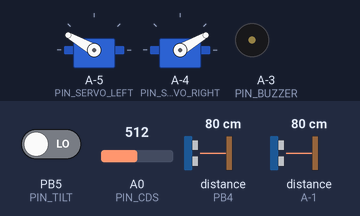
Bench run of a sketch on a simulated ATtiny85, built with avr-gcc and run on an emulated ATtiny85. On the bench: 2 × servo, buzzer (waves = sounding). The test bench sets the inputs (shaded band); at power-on: distance to the obstacle (sensors on PB4, A-1) 80 cm, PB5 (PIN_TILT) LOW, A0 (PIN_CDS) = 512. The echo pulse lasts 58.3 µs per cm.

Above: at 14.9 s.
15.0 s: distance to the obstacle (sensor on PB4) set to 12 cm
At 15.6 s:
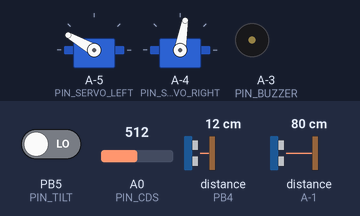
18.0 s: distance to the obstacle (sensor on PB4) set to 9 cm
At 18.57 s:
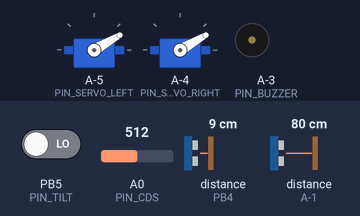
21.0 s: distance to the obstacle (sensor on A-1) set to 12 cm
24.0 s: distance to the obstacle (sensor on A-1) set to 9 cm
At 24.9 s:
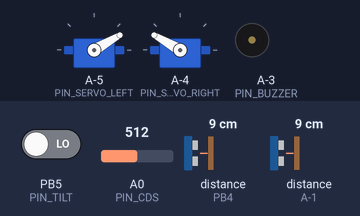
27.0 s: distance to the obstacle (sensor on A-1) set to 18 cm
At 27.9 s:
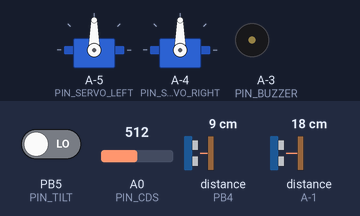
30.0 s: distance to the obstacle (sensor on A-1) set to 2 cm
Timing chart, 0 to 34.0 s (numbered marks = the images above; inputs shaded):
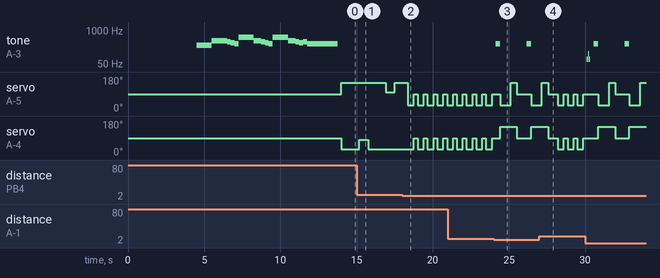

The sketch:

cerberus.ino
```cpp
// Cerberus - a two headed robot dog

#include <NewPing.h>
#include <TimerFreeTone.h>
#ifdef _SOFTWARESERVO
#include <Adafruit_SoftServo.h>  // SoftwareServo (works on non PWM pins)
#else
#include <Servo.h>  // SoftwareServo (works on non PWM pins) // experimental - not yet working
#endif
#include "PingsensorPins.h"

#define MAX_PING_SENSOR_DISTANCE 60
#define PING_SENSOR_SAMPLES 5

// Unused for now
#define _TRINKET
// define _DEBUG if you want LOTS of Serial output
//#define _DEBUG

#define BUILTIN_LED 13

// Define which pins each of our sensors and actuators are connected to
#define PIN_PING_TRIGGER_RIGHT 3
#define PIN_PING_ECHO_RIGHT 4
#define PIN_PING_TRIGGER_LEFT 12
#define PIN_PING_ECHO_LEFT 13
#define PIN_LED 6
#define PIN_SERVO_LEFT 9
#define PIN_SERVO_RIGHT 10
#define PIN_BUZZER 11
#define PIN_CDS A0
#define PIN_TILT 5

#define NOTE_C4 262
#define NOTE_D4 294
#define NOTE_E4 330
#define NOTE_F4 349
#define NOTE_G4 392
#define NOTE_A4 440
#define NOTE_B4 494
#define NOTE_C5 523

#define ARF_BASE_FREQUENCY 1250

bool wakeup_from_sensors;
unsigned long time_sleeping, next_ping_at, sleep_until, shine_until, next_breathe_at, last_sensor_activity_at, awake_since, weave_phase_at;

int current_distance_l, current_distance_r, shine_brightness, light_level, light_delta,
    prev_distance_l, prev_distance_r, ping_delta_l, ping_delta_r;
int weave_phase, weave_dir;
int weave_bias[] = { -1, 0, 1};
int weave_phase_duration_ms[] = {500, 1000, 500};
#define TURN_DUR_MS 400

#define PING_SAMPLES 5
#define PING_SAMPLE_DELAY_MS 50
#define POST_PING_DELAY_MS 2

#define MIN_TIME_AWAKE_SECS 5
const int MIN_TIME_AWAKE_MS = MIN_TIME_AWAKE_SECS * 1000;

#define CLOSE_PROXIMITY_THRESHOLD 10
#define SNORE_DURATION_SECS 3
const int SNORE_DURATION_MS = SNORE_DURATION_SECS * 1000;
#define BREATHE_MIN 0
#define BREATHE_MAX 110
#define BREATHE_STEP 10
#define BREATHE_STEP_DUR_MS 50
int breathe_dir;

#ifdef _SOFTWARESERVO
Adafruit_SoftServo left_motor;
Adafruit_SoftServo right_motor;
#else
Servo left_motor;
Servo right_motor;
#endif

// Define these based on your servos and controller, the values to cause your servos
// to spin in opposite directions at approx the same speed.
#define CCW 30
#define CW 150

#define CCW_SLOW 80
#define CW_SLOW 100

#define CW_STOP 90
#define CCW_STOP 90

#define SERVO_L_FWDSLOW CW_SLOW
#define SERVO_R_FWDSLOW CCW_SLOW

#define SERVO_L_FWD CW
#define SERVO_R_FWD CCW

#define SERVO_L_BWD CCW
#define SERVO_R_BWD CW

#define SERVO_L_STOP CCW_STOP
#define SERVO_R_STOP CW_STOP

#define SENSOR_DELTA_THRESHOLD_PCT 20
#define SENSOR_DELTA_THRESHOLD 30

#define HIGHEST_THRESHOLD SENSOR_DELTA_THRESHOLD

#define SENSOR_SAMPLES 5

#define MAX_SENSOR_READING 1023  // A max value used to seed sensor normalizationas
#define LIGHT_CHANGE_THRESHOLD 200
#define PING_CHANGE_THRESHOLD_CM 15

// How long to spin while callibrating the sensor pair
#define CALLIBRATION_DUR_MS 1000

#define DIR_STOP 0
#define DIR_RIGHT 1
#define DIR_LEFT 2
#define DIR_FWD 3
#define LED_FLASH_DURATION_MS 500
#define LED_SHINE_DURATION_MS 1500
#define WITHDRAW_DUR_MS 700
#define INACTIVITY_TIME_TO_NAP_SECS 15
const int INACTIVITY_TIME_TO_NAP_MS = INACTIVITY_TIME_TO_NAP_SECS * 1000;
#define ACTIVITY_TIME_TO_NAP_SECS 30
const int ACTIVITY_TIME_TO_NAP_MS =  ACTIVITY_TIME_TO_NAP_SECS * 1000;
#define SLEEP_DURATION_SECS 15

NewPing sonarL = {PIN_PING_TRIGGER_LEFT, PIN_PING_ECHO_LEFT};
NewPing sonarR = {PIN_PING_TRIGGER_RIGHT, PIN_PING_ECHO_RIGHT};

int current_dir, last_dir;
int sensor_normalization_delta;
bool current_tilt_sensor_value;

// this is how often softwareservo attached devices need a refresh call
#define MAX_REFRESH_DELAY_MS 18

// delay but refresh the servos every MAX_REFRESH_DELAY_MS
void delayWithRefresh(const unsigned int dur_ms) {
  int steps = dur_ms / MAX_REFRESH_DELAY_MS;
  for (int i=0; i<steps; i++) {
    delay(MAX_REFRESH_DELAY_MS);
    refreshServos();
  }
  delay(dur_ms % MAX_REFRESH_DELAY_MS);
  refreshServos();
}
/**
   Blink 3-2-1 as a distinctive signature of startup
*/
void blinkConfirm() {
  digitalWrite(BUILTIN_LED, HIGH);
  delayWithRefresh(1000);
  digitalWrite(BUILTIN_LED, LOW);
  delayWithRefresh(500);
  digitalWrite(BUILTIN_LED, HIGH);
  delayWithRefresh(1000);
  digitalWrite(BUILTIN_LED, LOW);
  delayWithRefresh(500);
  digitalWrite(BUILTIN_LED, HIGH);

  delayWithRefresh(1000);
  digitalWrite(BUILTIN_LED, LOW);
  delayWithRefresh(500);
}

void setup() {
  pinMode(BUILTIN_LED, OUTPUT);
  blinkConfirm();
  pinMode(BUILTIN_LED, INPUT);

#ifdef _DEBUG
  Serial.begin(9600);
  Serial.println("setup");
#endif

  left_motor.attach(PIN_SERVO_LEFT);
  right_motor.attach(PIN_SERVO_RIGHT);
  stop(DIR_LEFT);
  stop(DIR_RIGHT);

  pinMode(PIN_TILT, INPUT_PULLUP);
  pinMode(PIN_BUZZER, OUTPUT);
  pinMode(PIN_LED, OUTPUT);
  pinMode(PIN_CDS, INPUT);

  weave_phase = 0;
  weave_dir = 1;
  next_breathe_at = 0L;
  breathe_dir = 1;
  shine_until = 0L;
  sleep_until = 0L;
  next_ping_at = 0L;
  shine_brightness = 0;
  sensor_normalization_delta = 0;
  current_distance_l = 100;
  current_distance_r = 100;

  analogWrite(PIN_LED, 200);
  playTune();
  digitalWrite(PIN_BUZZER, LOW);
  analogWrite(PIN_LED, 10);
  #ifdef _DEBUG
  Serial.println("/setup");
  #endif
}

void recordDirection(int dir) {
  last_dir = current_dir;
  current_dir = dir;
}

int smooth(int array[], int len) {
  /**
    Return the average of the array without the highest and lowest values.
  **/
  int low = MAX_SENSOR_READING;
  int high = -1;
  int total = 0;
  for (int s = 0; s < len; s++) {
    total += array[s];
    low = min(array[s], low);
    high = max(array[s], high);
  }
  total -= low;
  total -= high;
  return total / (len - 2);
}

void readSensors() {
  wakeup_from_sensors = false;
  int l = getLightLevel();
  light_delta = light_level - l;
  light_level = l;
  // Don't read the ping sensors too often
  if (next_ping_at > millis()) {
#ifdef _DEBUG
    Serial.print("Reuse old  distances. ");
    Serial.print("right: ");
    Serial.print(current_distance_r);
    Serial.print(",left: ");
    Serial.println(current_distance_l);
#endif
  } else {
    prev_distance_l = current_distance_l;
    prev_distance_r = current_distance_r;
    current_distance_r = getRightPing();
    delayWithRefresh(POST_PING_DELAY_MS);
    current_distance_l = getLeftPing();
    ping_delta_l = current_distance_l - prev_distance_l;
    ping_delta_r = current_distance_r - prev_distance_r;
    next_ping_at = millis() + PING_SAMPLE_DELAY_MS;
  }
  if ((abs(light_delta) > LIGHT_CHANGE_THRESHOLD)
      || current_distance_l <= CLOSE_PROXIMITY_THRESHOLD
      || current_distance_r <= CLOSE_PROXIMITY_THRESHOLD) {
    last_sensor_activity_at = millis();
    wakeup_from_sensors = true;
#ifdef _DEBUG
    Serial.println("sensor input");
#endif
  }
}

int getLightLevel() {
  // Return the median reading from the light sensor
  int samples[SENSOR_SAMPLES];
  for (int sample = 0; sample < SENSOR_SAMPLES; sample++) {
    samples[sample] = analogRead(PIN_CDS);
  }
  return smooth(samples, SENSOR_SAMPLES);
}

bool timeToSnore() {
  int waking_in = sleep_until - millis();
  bool snoring = waking_in < SNORE_DURATION_MS;
#ifdef _DEBUG
  Serial.print("Waking in ");
  Serial.println(waking_in);
  Serial.print(" snoring ");
  Serial.println(snoring);
#endif
  return snoring;
}

/* Return true if we are currently sleeping, false if we're awake */
bool isSleeping() {
  bool sleeping = sleep_until > millis();
#ifdef _DEBUG
  Serial.print("sleep until ");
  Serial.print(sleep_until);
  Serial.print(" sleeping ");
  Serial.println(sleeping);
#endif
  return sleeping;
}

void sleep(const unsigned sleep_duration_secs) {
#ifdef _DEBUG
  Serial.println("Sleep!");
#endif
  sleep_until = millis() + (sleep_duration_secs * 1000);
  stop(DIR_LEFT);
  stop(DIR_RIGHT);
  awake_since = 0L;
}

void steerTowards(int bias) {
#ifdef _DEBUG
  Serial.print("steertowards ");
  Serial.println(bias);
#endif
  if (bias == -1) {
    fwd(DIR_RIGHT);
    slow(DIR_LEFT);
  } else if (bias == 1) {
    slow(DIR_RIGHT);
    fwd(DIR_LEFT);
  } else {
    fwd(DIR_LEFT);
    fwd(DIR_RIGHT);
  }
}

void weave() {
#ifdef _DEBUG
  Serial.println("weave");
#endif
  if (weave_phase_at < millis()) {
#ifdef _DEBUG
    Serial.println("weave phase change");
#endif
    weave_phase += weave_dir;
    if ((weave_phase == 0) || (weave_phase == (sizeof(weave_bias) / sizeof(int) - 1))) {
      weave_dir *= -1;
    }
    weave_phase_at = millis() + weave_phase_duration_ms[weave_phase];
    steerTowards(weave_bias[weave_phase]);
  }
}

void withdraw() {
#ifdef _DEBUG
  Serial.println("withdraw");
#endif
  flashLed();
  alarm();
  reverse(DIR_LEFT);
  reverse(DIR_RIGHT);
  delayWithRefresh(WITHDRAW_DUR_MS);
  turnFrom(DIR_LEFT);
  delayWithRefresh(TURN_DUR_MS);
  stop(DIR_LEFT);
  stop(DIR_RIGHT);
}

void slow(int side) {
  if (side == DIR_LEFT) {
#ifdef _DEBUG
    Serial.println("slow left");
#endif
    left_motor.write(SERVO_L_FWDSLOW);
  } else {
#ifdef _DEBUG
    Serial.println("slow right");
#endif
    right_motor.write(SERVO_R_FWDSLOW);
  }
}

void fwd(int side) {
  if (side == DIR_LEFT) {
#ifdef _DEBUG
    Serial.println("fwd left");
#endif
    left_motor.write(SERVO_L_FWD);
  } else {
#ifdef _DEBUG
    Serial.println("fwd right");
#endif
    right_motor.write(SERVO_R_FWD);
  }
}

void reverse(int side) {
  if (side == DIR_LEFT) {
#ifdef _DEBUG
    Serial.println("bwd left");
#endif
    left_motor.write(SERVO_L_BWD);
  } else {
#ifdef _DEBUG
    Serial.println("bwd right");
#endif
    right_motor.write(SERVO_R_BWD);
  }
}

void stop(int side) {
  if (side == DIR_LEFT) {
#ifdef _DEBUG
    Serial.println("stop left");
#endif
    left_motor.write(SERVO_L_STOP);
  } else {
#ifdef _DEBUG
    Serial.println("stop right");
#endif
    right_motor.write(SERVO_R_STOP);
  }
}

void turnFrom(const int side) {
#ifdef _DEBUG
  Serial.print("turnFrom ");
  Serial.println((side == DIR_LEFT) ? "left" : "right");
#endif
  fwd(side);
  reverse((side == DIR_LEFT) ? DIR_RIGHT : DIR_LEFT);
  delayWithRefresh(TURN_DUR_MS);
  stop(DIR_LEFT);
  stop(DIR_RIGHT);
}

bool isClose(const int distance) {
  return distance <= CLOSE_PROXIMITY_THRESHOLD;
}

/* Take the current step in moving about */
void roam() {
#ifdef _DEBUG
  Serial.println("roam ");
#endif
  if (!isClose(current_distance_l) && !isClose(current_distance_r)) {
    weave();
  } else if (isClose(current_distance_l) && isClose(current_distance_r)) {
    withdraw();
  } else {
    int closer_side = (current_distance_l  < current_distance_r) ? DIR_LEFT : DIR_RIGHT;
    dimLed();
    turnFrom(closer_side);
  }
}

/* Pulse the LED in sleep mode */
void breathe() {
  if (!next_breathe_at || (next_breathe_at < millis())) {
#ifdef _DEBUG
    Serial.println("next breathe step");
#endif
    next_breathe_at = millis() + BREATHE_STEP_DUR_MS;
    shine_brightness += BREATHE_STEP * ((breathe_dir > 0) ? 1 : -1);
#ifdef _DEBUG
    Serial.print("breath brightness ");
    Serial.println(shine_brightness);
#endif
    if ((shine_brightness <= BREATHE_MIN) || (shine_brightness >= BREATHE_MAX)) {
      breathe_dir *= -1;
#ifdef _DEBUG
      Serial.print("breath direction now ");
      Serial.println(breathe_dir);
#endif
    }
  }
}

/* Wake up, set flag, maybe make a waking noise or flash the LED */
void awaken() {
  sleep_until = 0l;
  awake_since = millis();
  next_breathe_at = 0;
  flashLed();
  burp();
}

bool isShining() {
  return (shine_until && shine_until > millis());
}

void flashLed() {
  shine_brightness = 255;
  shine_until = millis() + LED_FLASH_DURATION_MS;
}

void dimLed() {
  shine_brightness = 10;
  shine_until = millis() + LED_SHINE_DURATION_MS;
}

void updateLed() {
  analogWrite(PIN_LED, shine_brightness);
}

void beep(const int frequencyInHertz, const long timeInMilliseconds, boolean block=false) {
  TimerFreeTone(PIN_BUZZER, frequencyInHertz, timeInMilliseconds);
  if (block) {
    delayWithRefresh(timeInMilliseconds-1);
  }
}

/* Make a sleeping sound in sleep mode.
  Since this function blocks, update the breathing state LED */
void snore() {
  beep(125, 75);
  breathe();
  updateLed();
  beep(75, 75);
  breathe();
  updateLed();
}

// Emit a fairly shrill noise
void alarm() {
  beep(300, 300);
}

// Emit a fairly rude noise
void burp() {
  beep(75, 80);
  beep(125, 50);
  beep(75, 80);
}


void arf() {
  beep(ARF_BASE_FREQUENCY, 25);
  for (int i=ARF_BASE_FREQUENCY; i>ARF_BASE_FREQUENCY-20; i-=2)
    beep(i, 5);
  beep(int(1.0 * ARF_BASE_FREQUENCY / 5.10) , 80);
  beep(int(1.0 * ARF_BASE_FREQUENCY / 13.7), 70);
}

// Emit a surprised sound
void chirp() {
  beep(300, 400);
  beep(400, 200);
  beep(500, 100);
  beep(600, 100);
}

void playTune() {
  beep(NOTE_C4, 1000);
  beep(NOTE_G4, 1000);
  beep(NOTE_F4, 250);
  beep(NOTE_E4, 250);
  beep(NOTE_D4, 250);
  beep(NOTE_C5, 1000);
  beep(NOTE_G4, 500);
  beep(NOTE_F4, 250);
  beep(NOTE_E4, 250);
  beep(NOTE_D4, 250);
  beep(NOTE_C5, 1000);
  beep(NOTE_G4, 500);
  beep(NOTE_F4, 250);
  beep(NOTE_E4, 250);
  beep(NOTE_F4, 250);
  beep(NOTE_D4, 2000);
}

int getLeftPing() {
  return getPingSensorReading(sonarL);
}

int getRightPing() {
  return getPingSensorReading(sonarR);
}

int _getPingSensorValue(const PingSensorPins sonar) {
  digitalWrite(sonar.trigger_pin, LOW);
  delayMicroseconds(2);

  digitalWrite(sonar.trigger_pin, HIGH);
  delayMicroseconds(10);

  digitalWrite(sonar.trigger_pin, LOW);
  int duration = pulseIn(sonar.echo_pin, HIGH);

  int distance = ((duration / 2) / 29.1) * 10;

  return distance;
}

bool _getTiltSensorReading() {
  current_tilt_sensor_value = digitalRead(PIN_TILT);
  return current_tilt_sensor_value;
}

bool hasTiltSensorChanged() {
  bool prev_tilt_sensor_value = current_tilt_sensor_value;
  _getTiltSensorReading();
  #ifdef _DEBUG
  if (prev_tilt_sensor_value != current_tilt_sensor_value) {
    Serial.println("TiltSensorChanged!");
  }
  #endif
  return (prev_tilt_sensor_value != current_tilt_sensor_value);
}

int getPingSensorReading(NewPing sonar) {
  int echoTime = sonar.ping_median(PING_SAMPLES);
  int cm = sonar.convert_cm(echoTime);
  if (cm == 0 || cm > MAX_PING_SENSOR_DISTANCE) {
    #ifdef _DEBUG
    Serial.println("adjusting distance to max distance");
    #endif
    cm = MAX_PING_SENSOR_DISTANCE;
  }
#ifdef _DEBUG
  Serial.print("Distance ");
  Serial.println(cm);
#endif
  return cm;
}

bool hasBeenAwoken() {
  return wakeup_from_sensors;
}

bool checkForSleep() {
  if (checkForWake()) {
    awaken();
    return false;
  }
  if (awake_since && (millis() - awake_since) < MIN_TIME_AWAKE_MS) {
#ifdef _DEBUG
    Serial.println("not sleeping due to recent awakening");
#endif
    return false;
  }
  if ((millis() - last_sensor_activity_at) > INACTIVITY_TIME_TO_NAP_MS) {
#ifdef _DEBUG
    Serial.println("Nap due to lack of sensory input");
#endif
    return true;
  }
  if ((millis() - awake_since) > ACTIVITY_TIME_TO_NAP_MS) {
#ifdef _DEBUG
    Serial.println("Nap due to long activity");
#endif
    return true;
  }
  return false;
}

bool checkForWake() {
  return sleep_until && sleep_until < millis();
}

void refreshServos() {
  #ifdef _SOFTWARESERVO
  left_motor.refresh();
  right_motor.refresh();
  #endif
}

void loop() {
  refreshServos();
  readSensors();
#ifdef _DEBUG
  Serial.print("LEFT: ");
  Serial.print(current_distance_l);
  Serial.print(", RIGHT: ");
  Serial.print(current_distance_r);
  Serial.print(", LIGHT: ");
  Serial.println(light_level);
  Serial.flush();
#endif
  updateLed();
  if (!isSleeping()) {
    if (!isShining()) {
      shine_brightness = 0;
    }
    if (hasTiltSensorChanged()) {
      stop(DIR_LEFT);
      stop(DIR_RIGHT);
      flashLed();
      arf();
      flashLed();
    }
    if (checkForSleep()) {
      sleep(SLEEP_DURATION_SECS);
    } else {
      roam();
    }
  }
  if (isSleeping()) {
#ifdef _DEBUG
    Serial.println("sleeping");
#endif
    breathe();
    if (checkForWake() || hasBeenAwoken() || hasTiltSensorChanged()) {
      awaken();
    } else {
      if (timeToSnore()) {
        snore();
      }
    }
  }
}
```

PingsensorPins.h
```cpp
typedef struct {
  int echo_pin;
  int trigger_pin;
} PingSensorPins;
```

Measured:
- the behaviour switches between 11 and 10 cm on distance to the obstacle (sensor on PB4) (found by bisection; images 1 and 2)
- the behaviour switches between 11 and 10 cm on distance to the obstacle (sensor on A-1) (found by bisection; images 2 and 3)
- after the input at 24.0 s, tone on A-3 (PIN_BUZZER): alternates 300 Hz for 0.30 s and silent for 1.7 s, starting after 0.13 s
- after the input at 27.0 s, tone on A-3 (PIN_BUZZER): stays silent (without the input it goes to 300 Hz after 1.2 s)
